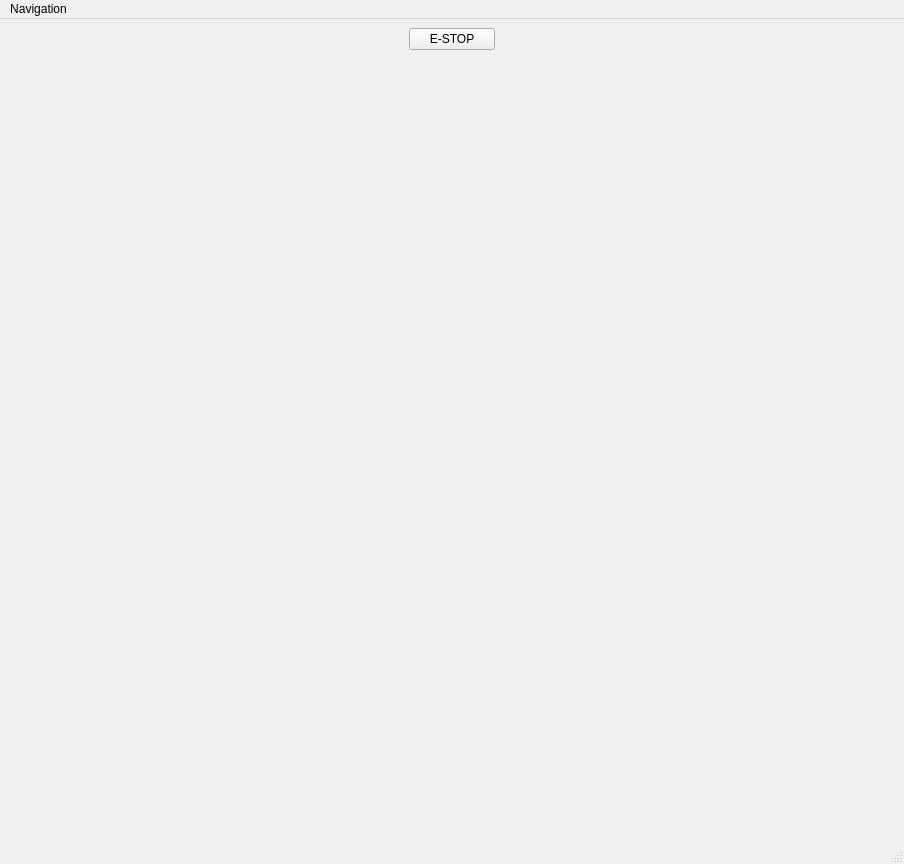
<?xml version="1.0" encoding="UTF-8"?>
<ui version="4.0">
 <class>MainWindow</class>
 <widget class="QMainWindow" name="MainWindow">
  <property name="geometry">
   <rect>
    <x>0</x>
    <y>0</y>
    <width>904</width>
    <height>864</height>
   </rect>
  </property>
  <property name="windowTitle">
   <string>MainWindow</string>
  </property>
  <widget class="QWidget" name="centralwidget">
   <layout class="QVBoxLayout" name="verticalLayout">
    <item alignment="Qt::AlignHCenter">
     <widget class="QPushButton" name="btnEStop">
      <property name="sizePolicy">
       <sizepolicy hsizetype="Preferred" vsizetype="Fixed">
        <horstretch>0</horstretch>
        <verstretch>0</verstretch>
       </sizepolicy>
      </property>
      <property name="text">
       <string>     E-STOP     </string>
      </property>
     </widget>
    </item>
    <item>
     <widget class="QStackedWidget" name="stackedWidget">
      <property name="currentIndex">
       <number>4</number>
      </property>
      <widget class="QWidget" name="pageFrontPage">
       <layout class="QGridLayout" name="gridLayout">
        <item row="0" column="0">
         <widget class="FrontPage" name="FrontPage" native="true"/>
        </item>
       </layout>
      </widget>
      <widget class="QWidget" name="pageDiagnosticMode">
       <layout class="QGridLayout" name="gridLayout_2">
        <item row="0" column="0">
         <widget class="DiagnosticModePage" name="DiagnosticModePage" native="true"/>
        </item>
       </layout>
      </widget>
      <widget class="QWidget" name="pageShotMode">
       <layout class="QVBoxLayout" name="verticalLayout_2">
        <item>
         <layout class="QGridLayout" name="gridLayout_3">
          <item row="0" column="0">
           <widget class="ShotModePage" name="ShotModePage" native="true"/>
          </item>
         </layout>
        </item>
       </layout>
      </widget>
      <widget class="QWidget" name="pageAnalysisModePage">
       <property name="sizePolicy">
        <sizepolicy hsizetype="Minimum" vsizetype="Preferred">
         <horstretch>0</horstretch>
         <verstretch>0</verstretch>
        </sizepolicy>
       </property>
       <layout class="QGridLayout" name="gridLayout_analysis">
        <item row="0" column="0">
         <widget class="AnalysisModePage" name="AnalysisModePage" native="true"/>
        </item>
       </layout>
      </widget>
      <widget class="QWidget" name="pageCloudTest">
       <layout class="QGridLayout" name="gridLayout_cloud">
        <item row="0" column="0">
         <widget class="CloudTest" name="CloudTestPage" native="true"/>
        </item>
       </layout>
      </widget>
      <widget class="QWidget" name="pageSmartDotTest">
       <layout class="QGridLayout" name="gridLayout_4">
        <item row="0" column="0">
         <widget class="SmartDotTestPage" name="SmartDotTestPage" native="true"/>
        </item>
       </layout>
      </widget>
     </widget>
    </item>
   </layout>
  </widget>
  <widget class="QMenuBar" name="menubar">
   <property name="geometry">
    <rect>
     <x>0</x>
     <y>0</y>
     <width>904</width>
     <height>33</height>
    </rect>
   </property>
   <widget class="QMenu" name="menuNavigation">
    <property name="title">
     <string>Navigation</string>
    </property>
    <addaction name="actionHome"/>
    <addaction name="actionCloud_Test"/>
   </widget>
   <addaction name="menuNavigation"/>
  </widget>
  <widget class="QStatusBar" name="statusbar"/>
  <action name="actionHome">
   <property name="text">
    <string>Home</string>
   </property>
  </action>
  <action name="actionDiagnostic_Mode">
   <property name="text">
    <string>Diagnostic Mode</string>
   </property>
  </action>
  <action name="actionAnalysis_Mode">
   <property name="text">
    <string>Analysis Mode</string>
   </property>
  </action>
  <action name="actionCloud_Test">
   <property name="text">
    <string>Cloud Test</string>
   </property>
  </action>
 </widget>
 <customwidgets>
    <customwidget>
     <class>SmartDotTestPage</class>
     <extends>QWidget</extends>
     <header>frontend.SmartDotTestPage</header>
     <container>1</container>
    </customwidget>
    <customwidget>
     <class>AnalysisModePage</class>
     <extends>QWidget</extends>
     <header>frontend.AnalysisModePage</header>
     <container>1</container>
    </customwidget>
    <customwidget>
     <class>DiagnosticModePage</class>
     <extends>QWidget</extends>
     <header>frontend.DiagnosticModePage</header>
     <container>1</container>
    </customwidget>
    <customwidget>
     <class>CloudTest</class>
     <extends>QWidget</extends>
     <header>frontend.CloudTest</header>
     <container>1</container>
    </customwidget>
    <customwidget>
     <class>ShotModePage</class>
     <extends>QWidget</extends>
     <header>frontend.ShotModePage</header>
     <container>1</container>
    </customwidget>
    <customwidget>
     <class>FrontPage</class>
     <extends>QWidget</extends>
     <header>frontend.FrontPage</header>
     <container>1</container>
    </customwidget>
 </customwidgets>
 <resources/>
 <connections/>
</ui>
